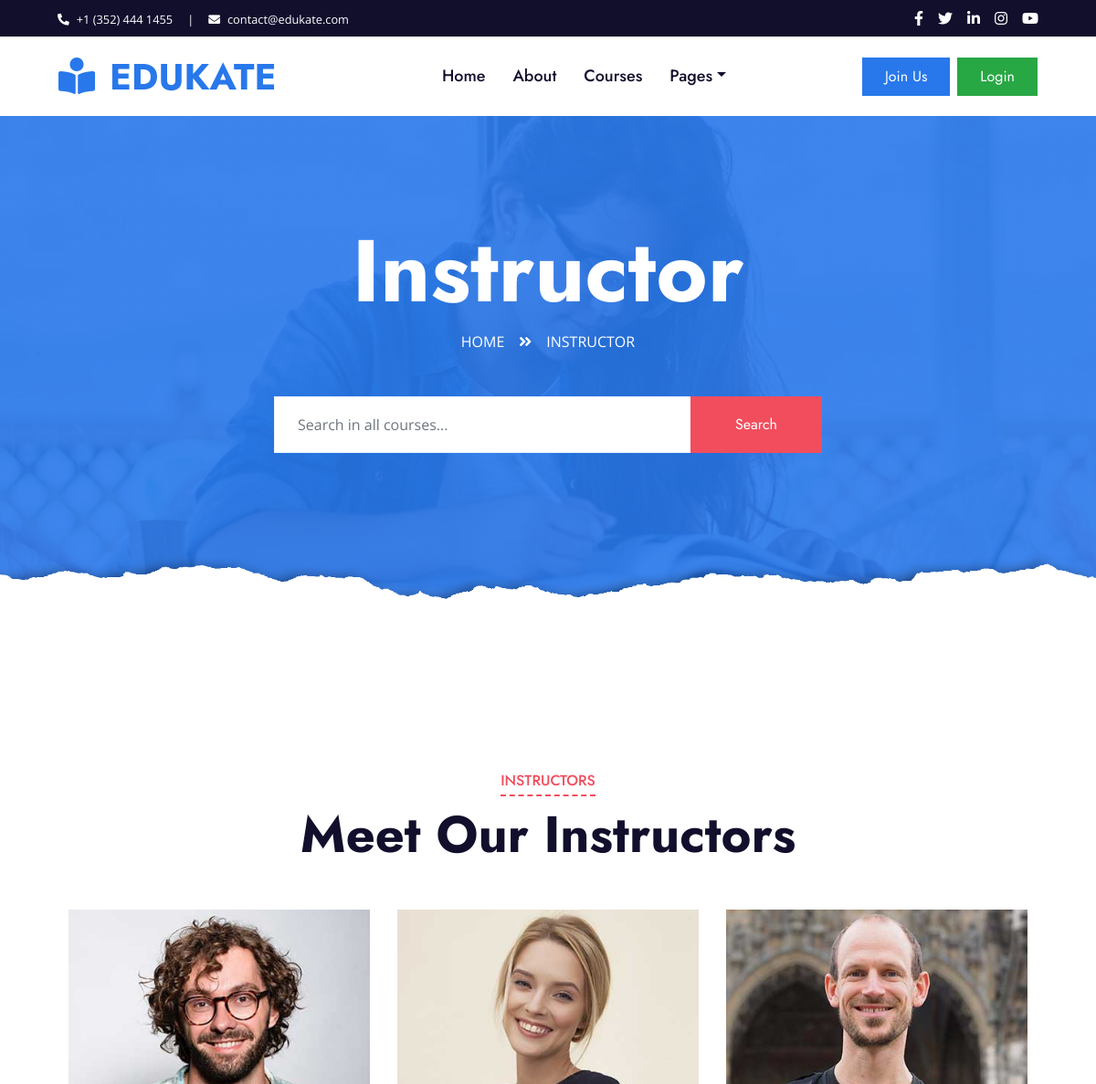
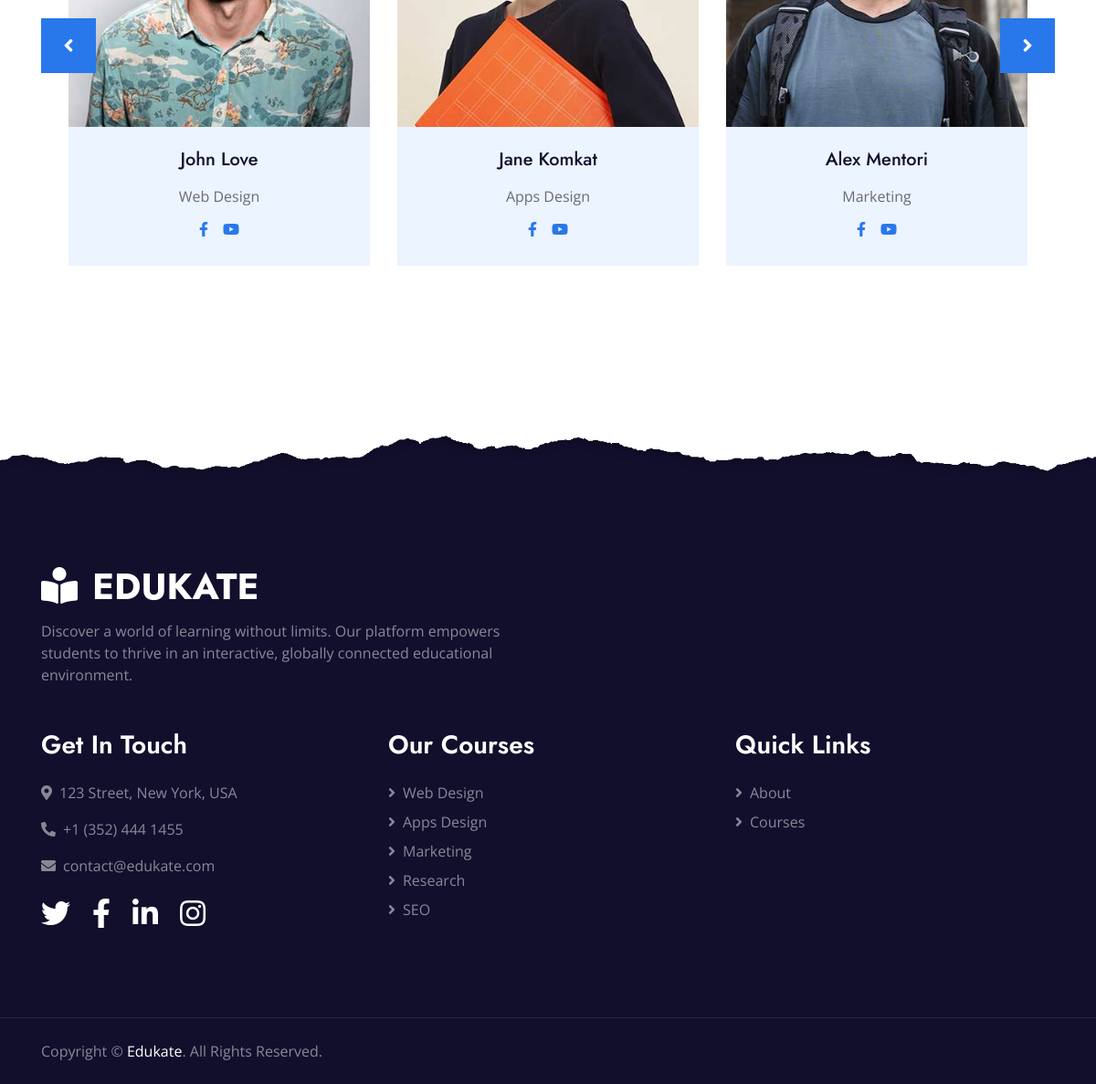
The app's page /team.php with its own data (2 pictures, top to bottom).
### tables this page shows
CREATE TABLE IF NOT EXISTS Instructors
(
    instructor_id  INT AUTO_INCREMENT PRIMARY KEY,
    user_id        INT UNIQUE,
    bio            TEXT,
    specialization VARCHAR(255),
    facebook       VARCHAR(255),
    youtube        VARCHAR(255),
    FOREIGN KEY (user_id) REFERENCES Users (user_id)
);

CREATE TABLE IF NOT EXISTS Users
(
    user_id       INT AUTO_INCREMENT PRIMARY KEY,
    username      VARCHAR(255) UNIQUE NOT NULL,
    password      VARCHAR(255)        NOT NULL,
    email         VARCHAR(255) UNIQUE NOT NULL,
    full_name     VARCHAR(255)        NOT NULL,
    user_type     ENUM('Student', 'Instructor', 'Admin') NOT NULL,
    photo_address VARCHAR(255)
);

### team.php (the view, shortened to what this page needs)
<!DOCTYPE html>
<html lang="en">
<head>
    <link href="https://cdnjs.cloudflare.com/ajax/libs/font-awesome/5.10.0/css/all.min.css" rel="stylesheet">
    <link href="lib/owlcarousel/assets/owl.carousel.min.css" rel="stylesheet">
    <link href="css/style.css" rel="stylesheet">
</head>
<body>
<?php
$servername = "localhost";
$username = "root";
$password = "";
$database = "edukate";
try {
    $conn = new PDO("mysql:host=$servername;dbname=$database", $username, $password);
    $conn->setAttribute(PDO::ATTR_ERRMODE, PDO::ERRMODE_EXCEPTION);
    $stmt = $conn->query("SELECT * FROM Instructors JOIN Users ON Instructors.user_id = Users.user_id");
    $instructors = $stmt->fetchAll(PDO::FETCH_ASSOC);
} catch (PDOException $e) {
    $errorMessage = strval($e->getMessage());
    echo '<script>showNotification("Error: ' . $errorMessage . '");</script>';
}
?>
<div class="container-fluid bg-dark">
    <div class="row py-2 px-lg-5">
        <div class="col-lg-6 text-center text-lg-left mb-2 mb-lg-0">
            <div class="d-inline-flex align-items-center text-white">
                <small><i class="fa fa-phone-alt mr-2"></i>+1 (352) 444 1455</small>
                <small class="px-3">|</small>
                <small><i class="fa fa-envelope mr-2"></i>contact@edukate.com</small>
            </div>
        </div>
        <div class="col-lg-6 text-center text-lg-right">
            <div class="d-inline-flex align-items-center">
                <a class="text-white px-2" href="https://www.facebook.com/edukates/">
                    <i class="fab fa-facebook-f"></i>
                </a>
                <a class="text-white px-2" href="https://twitter.com/edukates">
                    <i class="fab fa-twitter"></i>
                </a>
                <a class="text-white px-2" href="https://www.linkedin.com/in/edukates/">
                    <i class="fab fa-linkedin-in"></i>
                </a>
                <a class="text-white px-2" href="https://www.instagram.com/edukates">
                    <i class="fab fa-instagram"></i>
                </a>
                <a class="text-white pl-2" href="https://youtube.com/edukates">
                    <i class="fab fa-youtube"></i>
                </a>
            </div>
        </div>
    </div>
</div>
<div class="container-fluid p-0">
    <nav class="navbar navbar-expand-lg bg-white navbar-light py-3 py-lg-0 px-lg-5">
        <a href="index.php" class="navbar-brand ml-lg-3">
            <h1 class="m-0 text-uppercase text-primary"><i class="fa fa-book-reader mr-3"></i>Edukate</h1>
        </a>
        <div class="collapse navbar-collapse justify-content-between px-lg-3" id="navbarCollapse">
            <div class="navbar-nav mx-auto py-0">
                <a href="index.php" class="nav-item nav-link">Home</a>
                <a href="about.php" class="nav-item nav-link">About</a>
                <a href="course.php" class="nav-item nav-link">Courses</a>
                <div class="nav-item dropdown">
                    <a href="#" class="nav-link dropdown-toggle" data-toggle="dropdown">Pages</a>
                </div>
            </div>
            <?php
            if (isset($_SESSION['username'])) {
                echo '<span class="navbar-text mx-3">Welcome, ' . $_SESSION['username'] . '!</span>';
                echo '<a href="logout.php" class="btn btn-danger py-2 px-4 d-none d-lg-inline-block">Logout</a>';
            } else {
                echo '<a href="index.php#signup-section" class="btn btn-primary py-2 px-4 mr-2 d-none d-lg-inline-block">Join Us</a>';
                echo '<a href="index.php#login-section" class="btn btn-success py-2 px-4 d-none d-lg-inline-block">Login</a>';
            }
            ?>
        </div>
    </nav>
</div>
<div class="jumbotron jumbotron-fluid page-header position-relative overlay-bottom" style="margin-bottom: 90px;">
    <div class="container text-center py-5">
        <h1 class="text-white display-1">Instructor</h1>
        <div class="d-inline-flex text-white mb-5">
            <p class="m-0 text-uppercase"><a class="text-white" href="index.php">Home</a></p>
            <i class="fa fa-angle-double-right pt-1 px-3"></i>
            <p class="m-0 text-uppercase">Instructor</p>
        </div>
        <div class="mx-auto mb-5" style="width: 100%; max-width: 600px;">
            <form action="search.php" method="post" class="input-group">
                <input type="text" name="search_text" class="form-control border-light" style="padding: 30px 25px;"
                       placeholder="Search in all courses..." required>
                <div class="input-group-append">
                    <button type="submit" class="btn btn-secondary px-4 px-lg-5">Search</button>
                </div>
            </form>
        </div>
    </div>
</div>
<div class="container-fluid py-5">
    <div class="container py-5">
        <div class="section-title text-center position-relative mb-5">
            <h6 class="d-inline-block position-relative text-secondary text-uppercase pb-2">Instructors</h6>
            <h1 class="display-4">Meet Our Instructors</h1>
        </div>
        <div class="owl-carousel team-carousel position-relative" style="padding: 0 30px;">
            <?php foreach ($instructors as $instructor) : ?>
                <div class="team-item">
                    <img class="img-fluid w-100" src="./img/<?php echo $instructor['photo_address']; ?>" alt="">
                    <div class="bg-light text-center p-4">
                        <h5 class="mb-3"><?php echo $instructor['full_name']; ?></h5>
                        <p class="mb-2"><?php echo $instructor['specialization']; ?></p>
                        <div class="d-flex justify-content-center">
                            <a class="mx-1 p-1" href="<?php echo $instructor['facebook']; ?>"><i class="fab fa-facebook-f"></i></a>
                            <a class="mx-1 p-1" href="<?php echo $instructor['youtube']; ?>"><i class="fab fa-youtube"></i></a>
                        </div>
                    </div>
                </div>
            <?php endforeach; ?>
        </div>
    </div>
</div>
<div class="container-fluid position-relative overlay-top bg-dark text-white-50 py-5" style="margin-top: 90px;">
    <div class="container mt-5 pt-5">
        <div class="row">
            <div class="col-md-6 mb-5">
                <a href="index.php" class="navbar-brand">
                    <h1 class="mt-n2 text-uppercase text-white"><i class="fa fa-book-reader mr-3"></i>Edukate</h1>
                </a>
                <p class="m-0">Discover a world of learning without limits. Our platform empowers students to thrive in
                    an interactive, globally connected educational environment.</p>
            </div>
        </div>
        <div class="row">
            <div class="col-md-4 mb-5">
                <h3 class="text-white mb-4">Get In Touch</h3>
                <p><i class="fa fa-map-marker-alt mr-2"></i>123 Street, New York, USA</p>
                <p><i class="fa fa-phone-alt mr-2"></i>+1 (352) 444 1455</p>
                <p><i class="fa fa-envelope mr-2"></i>contact@edukate.com</p>
                <div class="d-flex justify-content-start mt-4">
                    <a class="text-white mr-4" href="https://twitter.com/edukates"><i class="fab fa-2x fa-twitter"></i></a>
                    <a class="text-white mr-4" href="https://www.facebook.com/edukates/"><i
                                class="fab fa-2x fa-facebook-f"></i></a>
                    <a class="text-white mr-4" href="https://www.linkedin.com/in/edukates/"><i
                                class="fab fa-2x fa-linkedin-in"></i></a>
                    <a class="text-white" href="https://www.instagram.com/edukates"><i
                                class="fab fa-2x fa-instagram"></i></a>
                </div>
            </div>
            <div class="col-md-4 mb-5">
                <h3 class="text-white mb-4">Our Courses</h3>
                <div class="d-flex flex-column justify-content-start">
                    <a class="text-white-50 mb-2" href="course.php?category=1"><i class="fa fa-angle-right mr-2"></i>Web Design</a>
                    <a class="text-white-50 mb-2" href="course.php?category=2"><i class="fa fa-angle-right mr-2"></i>Apps Design</a>
                    <a class="text-white-50 mb-2" href="course.php?category=3"><i class="fa fa-angle-right mr-2"></i>Marketing</a>
                    <a class="text-white-50 mb-2" href="course.php?category=4"><i class="fa fa-angle-right mr-2"></i>Research</a>
                    <a class="text-white-50" href="course.php?category=5"><i class="fa fa-angle-right mr-2"></i>SEO</a>
                </div>
            </div>
            <div class="col-md-4 mb-5">
                <h3 class="text-white mb-4">Quick Links</h3>
                <div class="d-flex flex-column justify-content-start">
                    <a class="text-white-50 mb-2" href="about.php"><i class="fa fa-angle-right mr-2"></i>About</a>
                    <a class="text-white-50 mb-2" href="course.php"><i class="fa fa-angle-right mr-2"></i>Courses</a>
                </div>
            </div>
        </div>
    </div>
</div>
<div class="container-fluid bg-dark text-white-50 border-top py-4"
     style="border-color: rgba(256, 256, 256, .1) !important;">
    <div class="container">
        <div class="row">
            <div class="col-md-6 text-center text-md-left mb-3 mb-md-0">
                <p class="m-0">Copyright &copy; <a class="text-white" href="#">Edukate</a>. All Rights Reserved.
                </p>
            </div>
        </div>
    </div>
</div>
</body>
</html>

### records on screen
instructors: user.photo_address (picture), user.full_name "John Love", specialization "Web Design"
instructors: user.photo_address (picture), user.full_name "Jane Komkat", specialization "Apps Design"
instructors: user.photo_address (picture), user.full_name "Alex Mentori", specialization "Marketing"
